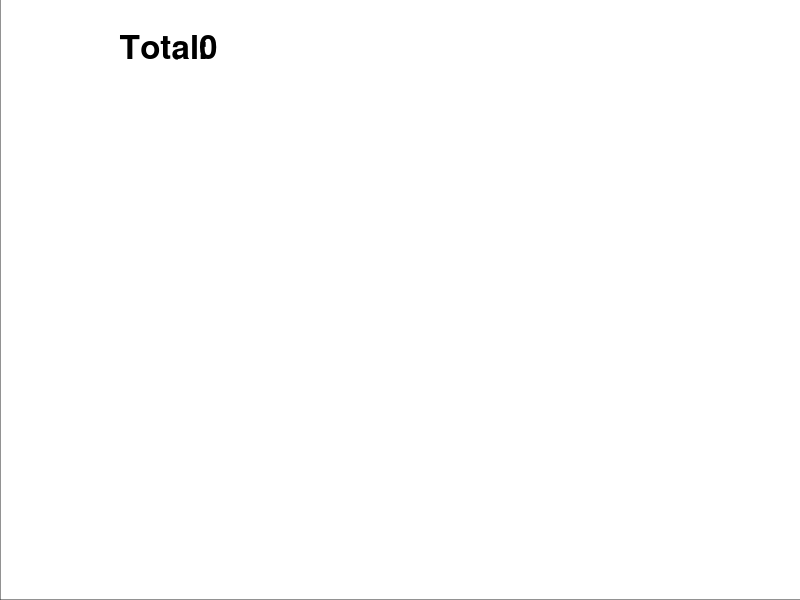

This chart was generated by the following MATLAB code:
function AA_count_lines_of_source_code

main_src_path = '/Users/berends/Documents/Models/UFEMISM2.0/src';

henk = dir( main_src_path);

n_tot = 0;

R.n     = [];
R.names = {};

for i = 1: length( henk)
  if henk( i).isdir
    if strcmpi( henk( i).name,'.') || strcmpi( henk( i).name,'..'); continue; end
    f90_files = find_all_f90_files( [main_src_path '/' henk( i).name]);
    if ~isempty( f90_files)
      n = count_lines( f90_files);
      n_tot = n_tot + n;
      R.n( end+1,1) = n;
      R.names{ end+1} = henk( i).name;
    end
  end
end

disp(['UFEMISM v2.0 in total contains ' num2str( n_tot) ' lines of code'])

%% plot

% Sort by number of lines
[~,ind] = sortrows( R.n);

wa = 800;
ha = 600;

H.Fig = figure('position',[200,200,wa,ha],'color','w');
H.Ax = axes('parent',H.Fig,'position',[0,0,1,1],'xtick',[],'ytick',[],'xlim',[0,1],'ylim',[-0.1,1.2]);

text( 0.15,1.1, 'Total:'       ,'fontsize',24,'fontweight','bold')
text( 0.25,1.1, num2str( n_tot),'fontsize',24,'fontweight','bold')

% draw patches
n_rel_sum = 0;
colors = lines( length( R.n));
for i = 1: length( R.n)
  
  ii = ind( i);
  
  n_rel = R.n( ii) / n_tot;
  
  % Patch
  xmin = 0.05;
  xmax = 0.15;
  ymin = n_rel_sum;
  ymax = n_rel_sum + n_rel;
  n_rel_sum = n_rel_sum + n_rel;
  
  patch('xdata',[xmin,xmax,xmax,xmin],'ydata',[ymin,ymin,ymax,ymax],'facecolor',colors( i,:));
  
  % Text
  x = 0.24;
  y = (i-1)/(length( R.n)-1);
  line( 'xdata',[xmax+0.01,x],'ydata',[(ymin+ymax)/2,y],'color',colors( i,:),'linewidth',2)
  
  x = 0.25;
  str = num2str( R.n( ii));
  text( x,y,str,'fontsize',24,'color',colors( i,:));
  
  x = 0.35;
  f = round( 1000 * R.n( ii) / n_tot) / 10;
  str = ['(' num2str( f) '%)'];
  text( x,y,str,'fontsize',24,'color',colors( i,:));
  
  x = 0.50;
  str = strrep( R.names{ ii},'_','\_');
  text( x,y,str,'fontsize',24,'color',colors( i,:));
  
end

function f90_files = find_all_f90_files( jan)

f90_files = {};

piet = dir( jan);

for p = 1: length( piet)
  if strcmpi( piet( p).name,'.') || strcmpi( piet( p).name,'..')
    continue
  end
  
  if contains( piet( p).name,'.f90') || contains( piet( p).name,'.F90')
    f90_files{ end+1} = [jan '/' piet( p).name];
  end
end

end
function n = count_lines( f90_files)
n = 0;
for fi = 1: length( f90_files)
  fid = fopen( f90_files{ fi});
  temp = textscan( fid,'%s','delimiter','\n');
  fclose( fid);
  n = n + length( temp{1});
end
end

end